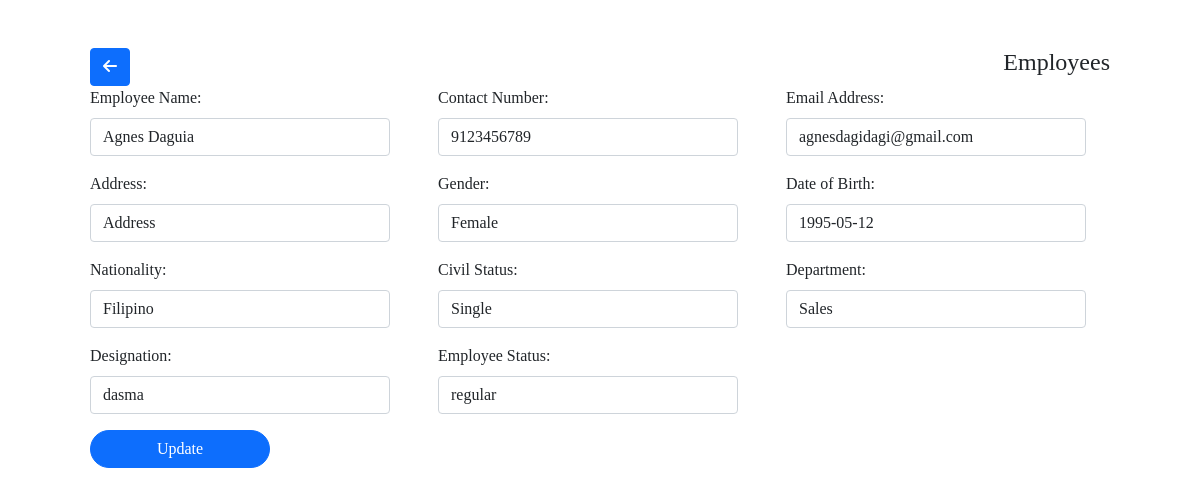
Screenshot of /employeeupdate.php?cid=2 with the database file from the repository.
### tables this page shows
CREATE TABLE `employees` (
  `Employee_ID` int(11) NOT NULL,
  `Employee_Name` varchar(255) NOT NULL,
  `Contact_Number` bigint(11) NOT NULL,
  `Email_Address` varchar(40) NOT NULL,
  `Address` varchar(255) NOT NULL,
  `Gender` varchar(10) NOT NULL,
  `Date_of_Birth` date NOT NULL,
  `Nationality` varchar(40) NOT NULL,
  `Civil_Status` varchar(40) NOT NULL,
  `Department` varchar(50) NOT NULL,
  `Designation` varchar(255) NOT NULL,
  `Employee_Status` varchar(40) NOT NULL,
  `Password` varchar(20) NOT NULL
);

### employeeupdate.php (the view, shortened to what this page needs)
<?php
$employeeid = $_GET['cid'];
include('includes/dbconnect.php');
$sql = "Select * from employees where Employee_ID='$employeeid'";
$result = mysqli_query($conn, $sql);
?>
<!DOCTYPE html>
<html lang="en">
<head>
    <link href="https://cdn.jsdelivr.net/npm/bootstrap@5.1.2/dist/css/bootstrap.min.css" rel="stylesheet">
    <link rel="stylesheet" href="css/productstyle.css">
    <link rel="stylesheet" href="css/all.min.css">
    <link rel="stylesheet" href="css/fontawesome.min.css">
</head>
<body>
    <div class="container">
        <form action="#" method="post" class="px-5 py-4 mt-4 product_tbl" id="productadd">
            <?php
            while ($row = mysqli_fetch_assoc($result)) {
            ?>
                <div class="d-flex justify-content-between">
                    <a href="employeeupdate.php" class="btn btn-primary"><i class="fas fa-arrow-left"></i></a>
                    <h4>Employees</h4>
                </div>
                <div class="form-group row">
                    <div class="mb-3 col-sm">
                        <label for="employeename" class="form-label">Employee Name:</label>
                        <input type="text" class="form-control input_fields" id="employeename" placeholder="Employee Name" name="employeename" autocomplete="off" value="<?php echo $row['Employee_Name']; ?>">
                    </div>
                    <div class="mb-3 col-sm">
                        <label for="contactnumber" class="form-label">Contact Number:</label>
                        <input type="text" class="form-control input_fields" id="contactnumber" placeholder="Contact Number" name="contactnumber" autocomplete="off" value="<?php echo $row['Contact_Number']; ?>">
                    </div>
                    <div class="mb-3 col-sm">
                        <label for="emailaddress" class="form-label">Email Address:</label>
                        <input type="email" class="form-control input_fields" id="emailaddress" placeholder="Email Address" name="emailaddress" autocomplete="off" value="<?php echo $row['Email_Address']; ?>">
                    </div>
                    <div class="mb-3 col-sm">
                        <label for="address" class="form-label">Address:</label>
                        <input type="text" class="form-control input_fields" id="address" placeholder="Address" name="address" autocomplete="off" value="<?php echo $row['Address']; ?>">
                    </div>
                    <div class="mb-3 col-sm">
                        <label for="gender" class="form-label">Gender:</label>
                        <input type="text" class="form-control input_fields" id="gender" placeholder="Gender" name="gender" autocomplete="off" value="<?php echo $row['Gender']; ?>">
                    </div>
                    <div class="mb-3 col-sm">
                        <label for="dobirth" class="form-label">Date of Birth:</label>
                        <input type="text" class="form-control input_fields" id="dobirth" placeholder="Date of Birth" name="dobirth" autocomplete="off" value="<?php echo $row['Date_of_Birth']; ?>">
                    </div>
                    <div class="mb-3 col-sm">
                        <label for="nationality" class="form-label">Nationality:</label>
                        <input type="text" class="form-control input_fields" id="nationality" placeholder="Nationality" name="nationality" autocomplete="off" value="<?php echo $row['Nationality']; ?>">
                    </div>
                    <div class="mb-3 col-sm">
                        <label for="civilstatus" class="form-label">Civil Status:</label>
                        <input type="text" class="form-control input_fields" id="civilstatus" placeholder="Civil Status" name="civilstatus" autocomplete="off" value="<?php echo $row['Civil_Status']; ?>">
                    </div>
                    <div class="mb-3 col-sm">
                        <label for="department" class="form-label">Department:</label>
                        <input type="text" class="form-control input_fields" id="department" placeholder="Department" name="department" autocomplete="off" value="<?php echo $row['Department']; ?>">
                    </div>
                    <div class="mb-3 col-sm">
                        <label for="designation" class="form-label">Designation:</label>
                        <input type="text" class="form-control input_fields" id="designation" placeholder="Designation" name="designation" autocomplete="off" value="<?php echo $row['Designation']; ?>">
                    </div>
                    <div class="mb-3 col-sm">
                        <label for="employeestatus" class="form-label">Employee Status:</label>
                        <input type="text" class="form-control input_fields" id="employeestatus" placeholder="Employee Status" name="employeestatus" autocomplete="off" value="<?php echo $row['Employee_Status']; ?>">
                    </div>
                    <div class="mb-3 col-sm">
                    </div>
                </div>
                <button type="submit" class="btn btn-primary add" name="update_employee">Update</button>
        </form>
    <?php
            }
    ?>
</body>
</html>

### css/productstyle.css (style rules this page uses)
* { font-family: Verdana; }
.add { width: 180px; border-radius: 50px !important; }
.input_fields { width: 300px !important; }

### rows the page displays
employees: employeename "Agnes Daguia", contactnumber "9123456789", emailaddress "agnesdagidagi@gmail.com", address "Address", gender "Female", dobirth "1995-05-12", nationality "Filipino", civilstatus "Single", department "Sales", designation "dasma", employeestatus "regular"
